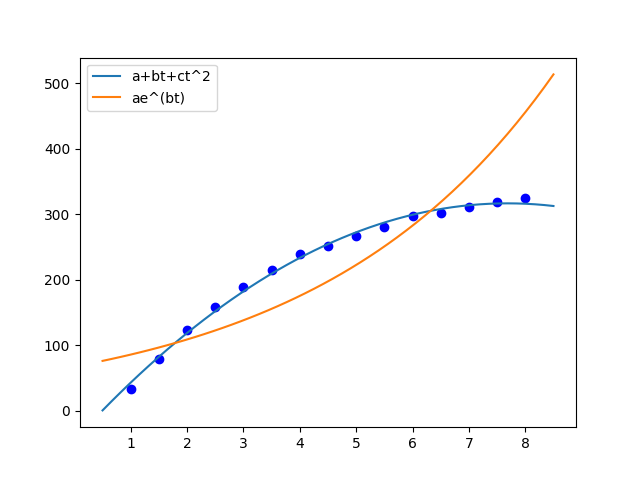

Write Python code to recreate this figure.
import numpy as np
import matplotlib.pyplot as plt
import os
import sys


t = [1, 1.5, 2, 2.5, 3, 3.5, 4, 4.5, 5, 5.5, 6, 6.5, 7, 7.5, 8]
y = [33.40, 79.50, 122.65, 159.05, 189.15, 214.15, 238.65, 252.2, 267.55, 280.50, 296.65, 301.65, 310.40, 318.15, 325.15]
m = 15


def construct(type):  # 按照书中6.28生成A矩阵
    if (type == 1):
        A = np.zeros((m, 3))
        for i in range(m):
            A[i] = [1, t[i], t[i] * t[i]]
    else:
        A = np.zeros((m, 2))
        for i in range(m):
            A[i] = [1, t[i]]
    return A


def work(type):  # 实现书中算法6.2
    A = construct(type)
    G = np.matmul(A.T, A)
    if (type == 1):
        b = np.matmul(A.T, np.transpose(y))
    else:
        b = np.matmul(A.T, np.transpose(list(map(np.log, y))))
    L = np.linalg.cholesky(G)
    x = np.linalg.solve(L, b)
    x = np.linalg.solve(L.T, x)
    if (type == 2):
        x[0] = np.exp(x[0])
    return x


os.chdir(sys.path[0])  # 转换工作路径/生成图在此目录

x1 = work(1)  # 进行曲线拟合
x2 = work(2)

s1 = 0  # 计算误差，输出结果
s2 = 0
for i in range(m):
    tmp = x1[0]+x1[1]*t[i]+x1[2]*t[i]*t[i] - y[i]
    s1 += tmp * tmp
    tmp = x2[0]*np.exp(x2[1]*t[i]) - y[i]
    s2 += tmp * tmp
s1 = np.sqrt(s1 / m)
s2 = np.sqrt(s2 / m)
print("y1=%.4lf+%.4lft%.4lft^2" % (x1[0], x1[1], x1[2]))
print("mean-square error=%.4lf\n" % s1)
print("y2=%.4lfe^(%.4lft)" % (x2[0], x2[1]))
print("mean-square error=%.4lf\n" % s2)

x = np.linspace(0.5, 8.5, 50)  # 将结果绘制成图
y1 = []
y2 = []
for i in range(50):
    y1.append(x1[0] + x1[1] * x[i] + x1[2] * x[i] * x[i])
    y2.append(x2[0] * np.exp(x2[1] * x[i]))
plt.plot(t, y, 'bo')
plt.plot(x, y1, label='a+bt+ct^2')
plt.plot(x, y2, label='ae^(bt)')
plt.legend()
plt.savefig('6-3.png')
plt.show()
